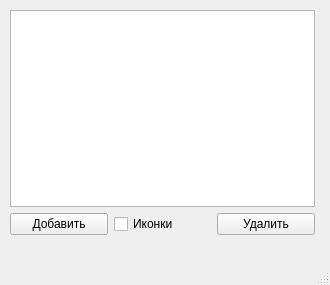
<?xml version="1.0" encoding="UTF-8"?>
<ui version="4.0">
 <class>MainWindow</class>
 <widget class="QMainWindow" name="MainWindow">
  <property name="geometry">
   <rect>
    <x>0</x>
    <y>0</y>
    <width>330</width>
    <height>285</height>
   </rect>
  </property>
  <property name="minimumSize">
   <size>
    <width>330</width>
    <height>285</height>
   </size>
  </property>
  <property name="maximumSize">
   <size>
    <width>330</width>
    <height>285</height>
   </size>
  </property>
  <property name="windowTitle">
   <string>MainWindow</string>
  </property>
  <widget class="QWidget" name="centralwidget">
   <widget class="QWidget" name="">
    <property name="geometry">
     <rect>
      <x>10</x>
      <y>10</y>
      <width>305</width>
      <height>225</height>
     </rect>
    </property>
    <layout class="QVBoxLayout" name="verticalLayout">
     <item>
      <widget class="QListView" name="listView"/>
     </item>
     <item>
      <layout class="QHBoxLayout" name="horizontalLayout">
       <item>
        <widget class="QPushButton" name="btn_add">
         <property name="text">
          <string>Добавить</string>
         </property>
        </widget>
       </item>
       <item>
        <widget class="QCheckBox" name="checkBox">
         <property name="text">
          <string>Иконки</string>
         </property>
        </widget>
       </item>
       <item>
        <widget class="QPushButton" name="btn_del">
         <property name="text">
          <string>Удалить</string>
         </property>
        </widget>
       </item>
      </layout>
     </item>
    </layout>
   </widget>
  </widget>
  <widget class="QMenuBar" name="menubar">
   <property name="geometry">
    <rect>
     <x>0</x>
     <y>0</y>
     <width>330</width>
     <height>21</height>
    </rect>
   </property>
  </widget>
  <widget class="QStatusBar" name="statusbar"/>
 </widget>
 <resources/>
 <connections/>
</ui>
